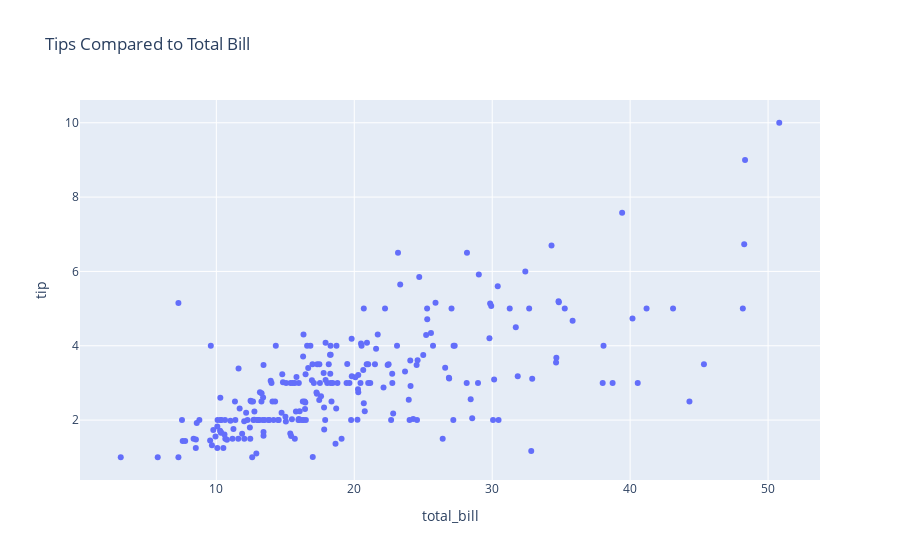

The code cell stored with this chart in its notebook:
### Markdown cell above
### 3.3 Using The New Package
Finally, it's time to use the newly installed package! Pick a dataset from the [data package](https://plotly.com/python-api-reference/generated/plotly.data.html) that is a part of Plotly. 


### 3.3.1 (10 points):

Create a graph using one of these datasets. You can use the documentation for inspiration, but try to change the variables around so you get to really experience the package! Make sure to include titles and axis labels!

### Code cell
import plotly.express as px

df = px.data.tips()
fig = px.scatter(df, x="total_bill", y="tip",title="Tips Compared to Total Bill")
fig.show()


# simple graph using the tips dataset

### Figure 1 — Plotly figure (JSON) as saved in the notebook; plotly's stock layout.template omitted (floating-point values rounded to 4 significant figures; data arrays with more than 128 entries replaced by an {"elided": "..."} marker saying what was removed)
{"data": [{"hovertemplate": "total_bill=%{x}<br>tip=%{y}<extra></extra>", "legendgroup": "", "marker": {"color": "#636efa", "symbol": "circle"}, "mode": "markers", "name": "", "orientation": "v", "showlegend": false, "type": "scatter", "x": {"elided": "244 float values"}, "xaxis": "x", "y": {"elided": "244 float values"}, "yaxis": "y"}], "layout": {"legend": {"tracegroupgap": 0}, "title": {"text": "Tips Compared to Total Bill"}, "xaxis": {"anchor": "y", "domain": [0, 1], "title": {"text": "total_bill"}}, "yaxis": {"anchor": "x", "domain": [0, 1], "title": {"text": "tip"}}}}
